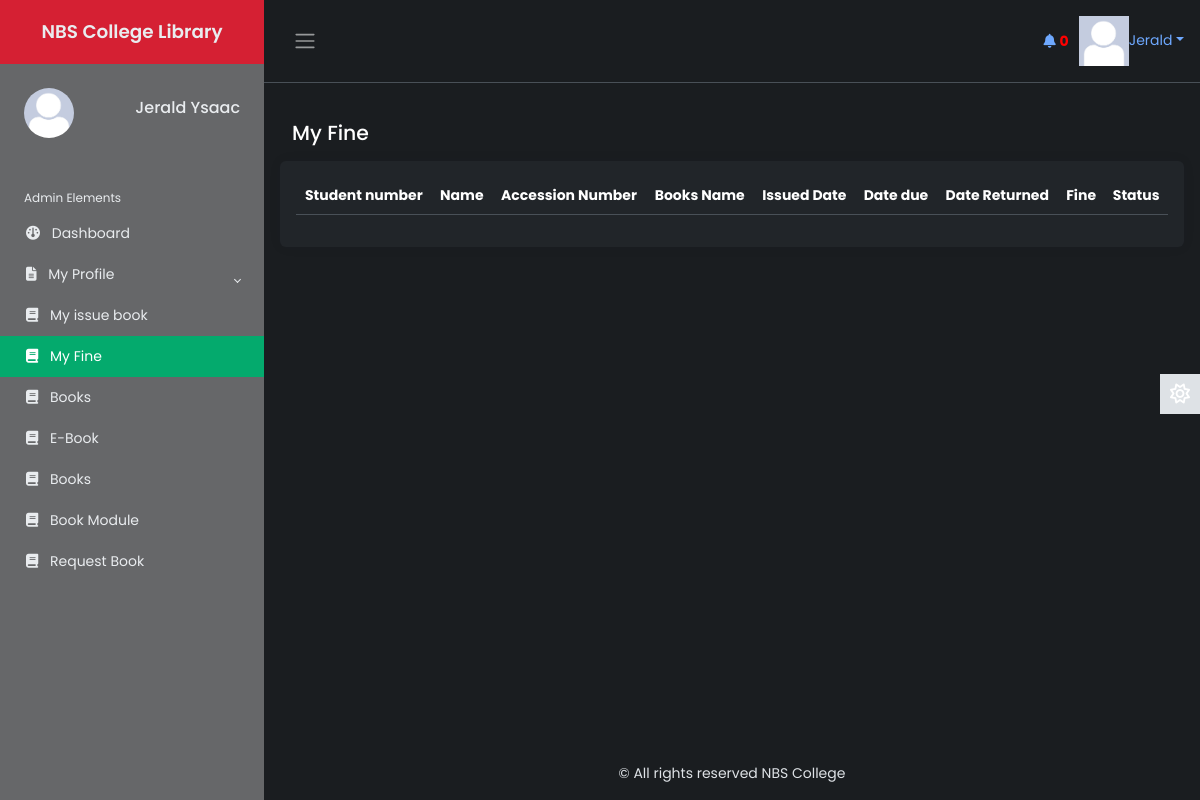
/Source/librarian/user/student/finezone.php (signed in), run on an earlier commit of the app's database.
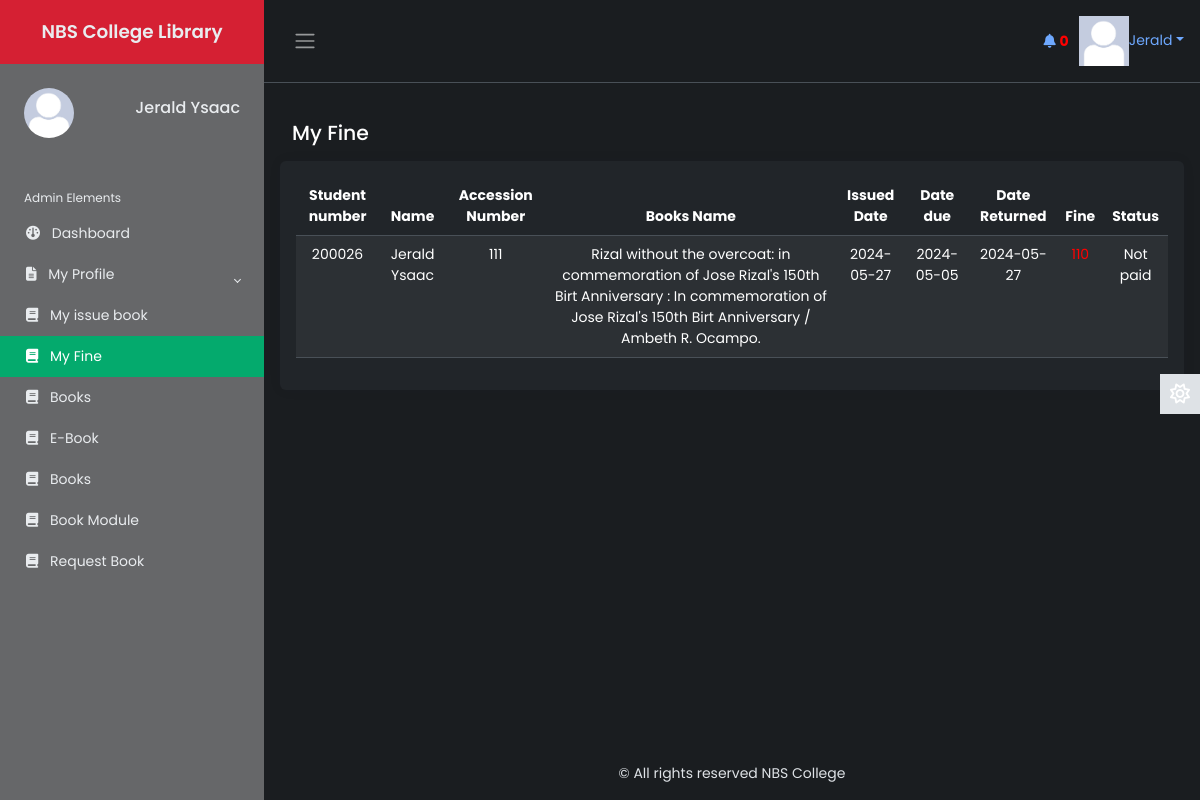
And on a later commit of the database.
### tables this page shows
CREATE TABLE `student` (
  `student_number` varchar(20) NOT NULL,
  `first_name` varchar(50) NOT NULL,
  `last_name` varchar(50) NOT NULL,
  `middle_name` varchar(50) NOT NULL,
  `email` varchar(50) NOT NULL,
  `course` varchar(10) NOT NULL,
  `year` varchar(20) NOT NULL,
  `semester` varchar(20) NOT NULL,
  `password` varchar(50) NOT NULL,
  `user_type` varchar(7) NOT NULL,
  `photo` varchar(500) NOT NULL,
  `status` varchar(7) NOT NULL,
  `vkey` varchar(255) NOT NULL,
  `verified` varchar(3) NOT NULL
);

CREATE TABLE `finezone` (
  `id` int(10) NOT NULL,
  `first_name` varchar(50) NOT NULL,
  `last_name` varchar(50) NOT NULL,
  `middle_name` varchar(50) NOT NULL,
  `student_number` varchar(50) NOT NULL,
  `utype` varchar(10) NOT NULL,
  `email` varchar(100) NOT NULL,
  `booksname` varchar(200) NOT NULL,
  `accession_number` varchar(255) NOT NULL,
  `date_issued` varchar(100) NOT NULL,
  `booksissuedate` varchar(50) NOT NULL,
  `booksreturndate` varchar(10) NOT NULL,
  `fine` varchar(50) NOT NULL,
  `remarks` mediumtext NOT NULL,
  `status` varchar(7) NOT NULL
);

### Source/librarian/user/student/finezone.php (the view, shortened to what this page needs)
        <?php
    $page = 'finezone';
    include 'inc/header.php';
    include 'inc/connection.php';
 ?>
<main class="content px-3 py-2">
    <div class="container-fluid">
        <div class="mb-3">
            <h4>My Fine</h4>
        </div>
    </div>
    <div class="card border-0">
        <div class="card-body">
            <table class="table table-hover text-center table-striped" id="dtBasicExample">
            <thead>
								   <tr>
                                        <th>Student number</th>
                                        <th>Name</th>
										<th>Accession Number</th>
                                        <th>Books Name</th>
                                        <th>Issued Date</th>
                                        <th>Date due</th>
                                        <th>Date Returned</th>
                                        <th>Fine</th>
                                        <th>Status</th>
								   </tr>
								</thead>
                                <tbody>
                                <?php
                                    $res1 = mysqli_query($link, "SELECT * FROM finezone WHERE student_number='".$_SESSION['student']."' ORDER BY id DESC");
                                    while ($row = mysqli_fetch_array($res1)) {
                                        if ($row["fine"] > 0 && $row["status"] == "no") {
                                            echo "<tr>";
                                            echo "<td>"; echo $row["student_number"]; echo "</td>";
                                            echo "<td>"; echo $row["first_name"] . ' ' . $row["last_name"]; echo "</td>";
                                            echo "<td>"; echo $row["accession_number"]; echo "</td>";
                                            echo "<td>"; echo $row["booksname"]; echo "</td>";
                                            echo "<td>"; echo $row["date_issued"]; echo "</td>";
                                            echo "<td>"; echo $row["booksissuedate"]; echo "</td>";
                                            echo "<td>"; echo $row["booksreturndate"]; echo "</td>";
                                            echo "<td style='color:red'>"; echo $row["fine"]; echo "</td>";
                                            echo "<td>";
                                            if ($row["status"] == "no") {
                                                echo "Not paid";
                                            } else {
                                                echo $row["status"];
                                            }
                                            echo "</td>";
                                            echo "</tr>";
                                        }
                                    }
                                    ?>
							  </tbody>
							</table>
        </div>
    </div>
</main>
	<?php
		include 'inc/footer.php';
	 ?>

### Source/librarian/user/student/inc/header.php (shortened to what this page needs)
<?php
include 'inc/connection.php';
$res = mysqli_query($link,"select * from message where rusername='$_SESSION[student]' && read1='n'");
$not= mysqli_num_rows($res);
?>
<!DOCTYPE html>
<html lang="en" data-bs-theme="dark">
<head>
    <link href="https://cdn.datatables.net/v/dt/jszip-3.10.1/dt-2.0.3/b-3.0.1/b-html5-3.0.1/b-print-3.0.1/datatables.min.css" rel="stylesheet">
    <link rel="stylesheet" href="inc/css/bootstrap.min.css">
    <link rel="stylesheet" href="inc/css/custom1.css">
    <link rel="stylesheet" href="inc/css/animate.css">
</head>
<body>
    <div class="wrapper">
    <aside id="sidebar" class="js-sidebar">
            <div class="h-100">
                <div class="sidebar-logo text-center">
                    <a href="dashboard.php">NBS College Library</a>
                </div>
                <ul class="sidebar-nav">
                    <li class="sidebar-header">
                        <span>
							  ?><img src="<?php echo $row["photo"]; ?> " height="50px" width="50px" alt="something wrong" class="rounded-circle"></a> <?php
						  $res1 = mysqli_query($link, "select * from student where student_number='".$_SESSION['student']."'");
						  while ($row1 = mysqli_fetch_array($res1)){
							  ?><img src="<?php echo $row1["photo"]; ?> " height="50px" width="50px" alt="something wrong" class="rounded-circle"> </a> <?php
						  }
                        ?>
                        </span>
                        <h6 style="float: right; margin-top: 10px;">
			   		<?php
					$res1 = mysqli_query($link, "select * from student where student_number='".$_SESSION['student']."'");
					while ($row = mysqli_fetch_array($res1)){
						?><?php echo $row["first_name"]; ?><span> <?php echo $row["last_name"]; ?></span><?php
					}
			   		?>
            			</h6>
                    </li>
                    <br>
                    <li class="sidebar-header">
                        Admin Elements
                    </li>
                    <li class="sidebar-item <?php if($page=='home'){ echo 'active';} ?>">
                        <a href="dashboard.php" class="sidebar-link">
                        <i class="fa-solid fa-gauge pe-2"></i>
                            Dashboard
                        </a>
                    </li>
					<li class="sidebar-item">
                        <a href="#" class="sidebar-link collapsed" data-bs-target="#manage" data-bs-toggle="collapse"
                            aria-expanded="false"><i class="fa-solid fa-file-lines pe-2"></i>
                            My Profile
                        </a>
                    </li>
					<li class="sidebar-item <?php if($page=='issue-book'){ echo 'active';} ?>">
                        <a href="my-issued-books.php" class="sidebar-link">
                         <i class="fa-solid fa-book pe-2"></i>
                            My issue book
                        </a>
                    </li>
                    <li class="sidebar-item <?php if($page=='finezone'){ echo 'active';} ?>">
                        <a href="finezone.php" class="sidebar-link">
                         <i class="fa-solid fa-book pe-2"></i>
                            My Fine
                        </a>
                    </li>
                    <li class="sidebar-item <?php if($page=='tbook'){ echo 'active';} ?>">
                        <a href="books.php" class="sidebar-link">
                         <i class="fa-solid fa-book pe-2"></i>
                            Books
                        </a>
                    </li>
                    <li class="sidebar-item <?php if($page=='d-ebook'){ echo 'active';} ?>">
                                <a href="ebooks.php" class="sidebar-link">
                                <i class="fa-solid fa-book pe-2"></i>
                                    E-Book
                                </a>
                    </li>
                    <li class="sidebar-item">
                                <a href="book.php" class="sidebar-link">
                                <i class="fa-solid fa-book pe-2"></i>
                                    Books
                                </a>
                    </li>
                    <li class="sidebar-item">
                                <a href="display-book-opac.php" class="sidebar-link">
                                <i class="fa-solid fa-book pe-2"></i>
                                    Book Module
                                </a>
                    </li>
                    <li class="sidebar-item <?php if($page=='ibook'){ echo 'active';} ?>">
                        <a href="request-book.php" class="sidebar-link">
                         <i class="fa-solid fa-book pe-2"></i>
                            Request Book
                        </a>
                    </li>
                </ul>
            </div>
        </aside>
        <div class="main">
            <nav class="navbar navbar-expand px-3 border-bottom">
                <button class="btn" id="sidebar-toggle" type="button">
                    <span class="navbar-toggler-icon"></span>
                </button>
                <div class="navbar-collapse navbar">
                        <ul class="navbar-nav" style="margin-right:10px;">
                        <li class="icon">
							<a href="notifications.php" ><i class="fas fa-bell"></i></a>
								<span class="count" onclick="window.location='notifications.php'"><b id="notif"><?php echo $not; ?></b></span>
                       		 </li>
                        </ul>
                        <li class="nav-item dropdown">
								<?php
									  $res1 = mysqli_query($link, "select * from student where student_number='".$_SESSION['student']."'");
										  ?><a href="" class="dropdown-toggle" data-bs-toggle="dropdown" ><img src="<?php echo $row["photo"]; ?>" alt="" height="50px" width="50px" ><span><?php echo $_SESSION["student"]; ?></span></a> <?php
									  while ($row = mysqli_fetch_array($res1)){
										 ?><a href="" class="dropdown-toggle" data-bs-toggle="dropdown" ><img src="<?php echo $row["photo"]; ?>" height="50px" width="50px" img-ro alt=""><span><?php echo $row["first_name"]; ?></span></a> <?php
									 }
                                ?>
                        </li>
                </div>
            </nav>
            <a href="#" class="theme-toggle">
                <i class="fa-regular fa-sun"></i>
            </a>
</body>
</html>

### Source/librarian/user/student/inc/footer.php
<div class="footer text-center">
    <p>&copy; All rights reserved NBS College</p>
</div>

### Source/librarian/user/student/inc/css/custom1.css (style rules this page uses)
body { font-family: 'Poppins', sans-serif; font-size: 0.875rem; opacity: 1; overflow-y: scroll; margin: 0; }
a { cursor: pointer; text-decoration: none; font-family: 'Poppins', sans-serif; }
.sidebar-item.active .sidebar-link { background-color: #04AA6D; color: #fff; }
.card-body { overflow-x: scroll; }
#notif { color: red; }
.h-100 { background-color: #666769; }
.sidebar-logo { background-color: #d52033; }
li { list-style: none; }
h4 { font-family: 'Poppins', sans-serif; font-size: 1.275rem; color: var(--bs-emphasis-color); }
.wrapper { align-items: stretch; display: flex; width: 100%; }
#sidebar { max-width: 40%; min-width: 264px; background: var(--bs-dark); transition: all 0.35s ease-in-out; overflow-y: scroll; }
.main { display: flex; flex-direction: column; min-height: 100vh; min-width: 0; overflow: hidden; transition: all 0.35s ease-in-out; width: 100%; background: var(--bs-dark-bg-subtle); }
.sidebar-logo { padding: 1.15rem; }
.sidebar-logo a { color: #e9ecef; font-size: 1.15rem; font-weight: 600; }
.sidebar-nav { flex-grow: 1; list-style: none; margin-bottom: 0; padding-left: 0; margin-left: 0; }
.sidebar-header { color: #e9ecef; font-size: .75rem; padding: 1.5rem 1.5rem .375rem; }
a.sidebar-link { padding: .625rem 1.625rem; color: #e9ecef; position: relative; display: block; font-size: 0.875rem; }
.sidebar-link[data-bs-toggle="collapse"]::after { border: solid; border-width: 0 .075rem .075rem 0; content: ""; display: inline-block; padding: 2px; position: absolute; right: 1.5rem; top: 1.4rem; transform: rotate(-135deg); transition: all .2s ease-out; }
.sidebar-link[data-bs-toggle="collapse"].collapsed::after { transform: rotate(45deg); transition: all .2s ease-out; }
.navbar-expand .navbar-nav { margin-left: auto; }
.content { flex: 1; max-width: 100vw; width: 100vw; }
@media (min-width:768px) { .content { max-width: auto; width: auto; } }
.card { box-shadow: 0 0 .875rem 0 rgba(34, 46, 60, .05); margin-bottom: 24px; }
.theme-toggle { position: fixed; top: 50%; transform: translateY(-65%); text-align: center; z-index: 10; right: 0; left: auto; border: none; background-color: var(--bs-body-color); }
html[data-bs-theme="dark"] .theme-toggle .fa-sun, html[data-bs-theme="light"] .theme-toggle .fa-moon { cursor: pointer; padding: 10px; display: block; font-size: 1.25rem; color: #FFF; }

What changed in the data, as far as the page shows it:
added finezone: student_number "200026", first_name "Jerald", last_name "Ysaac", accession_number "111", booksname "Rizal without the overcoat: in commemoration of Jose Rizal's 150th Birt Anniversary : In commemoration of Jose Rizal's 150th Birt Anniversary / Ambeth R. Ocampo.", date_issued "2024-05-27", booksissuedate "2024-05-05", booksreturndate "2024-05-27", fine "110", status "Not paid"
